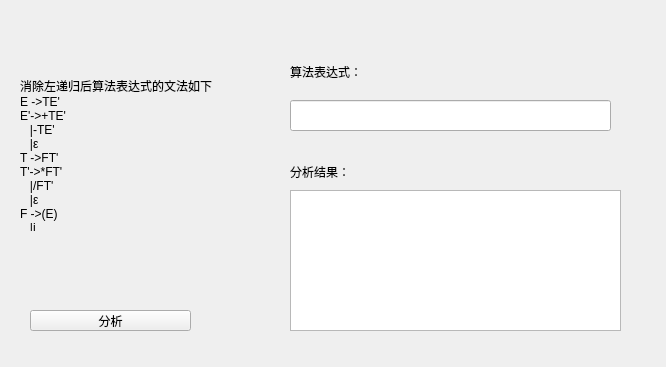
<?xml version="1.0" encoding="UTF-8"?>
<ui version="4.0">
 <class>Widget</class>
 <widget class="QWidget" name="Widget">
  <property name="geometry">
   <rect>
    <x>0</x>
    <y>0</y>
    <width>666</width>
    <height>367</height>
   </rect>
  </property>
  <property name="windowTitle">
   <string>Widget</string>
  </property>
  <widget class="QLabel" name="label">
   <property name="geometry">
    <rect>
     <x>20</x>
     <y>80</y>
     <width>201</width>
     <height>151</height>
    </rect>
   </property>
   <property name="text">
    <string>消除左递归后算法表达式的文法如下
E -&gt;TE'
E'-&gt;+TE'
   |-TE'
   |ε
T -&gt;FT'
T'-&gt;*FT'
   |/FT'
   |ε
F -&gt;(E)
   |i</string>
   </property>
   <property name="wordWrap">
    <bool>true</bool>
   </property>
  </widget>
  <widget class="QTextEdit" name="resultText">
   <property name="geometry">
    <rect>
     <x>290</x>
     <y>190</y>
     <width>331</width>
     <height>141</height>
    </rect>
   </property>
  </widget>
  <widget class="QPushButton" name="pushButton">
   <property name="geometry">
    <rect>
     <x>30</x>
     <y>310</y>
     <width>161</width>
     <height>21</height>
    </rect>
   </property>
   <property name="text">
    <string>分析</string>
   </property>
  </widget>
  <widget class="QLabel" name="label_2">
   <property name="geometry">
    <rect>
     <x>290</x>
     <y>61</y>
     <width>191</width>
     <height>21</height>
    </rect>
   </property>
   <property name="text">
    <string>算法表达式：</string>
   </property>
  </widget>
  <widget class="QLabel" name="label_3">
   <property name="geometry">
    <rect>
     <x>290</x>
     <y>162</y>
     <width>91</width>
     <height>20</height>
    </rect>
   </property>
   <property name="text">
    <string>分析结果：</string>
   </property>
  </widget>
  <widget class="QLineEdit" name="inputLine">
   <property name="geometry">
    <rect>
     <x>290</x>
     <y>100</y>
     <width>321</width>
     <height>31</height>
    </rect>
   </property>
  </widget>
 </widget>
 <layoutdefault spacing="6" margin="11"/>
 <resources/>
 <connections/>
</ui>
